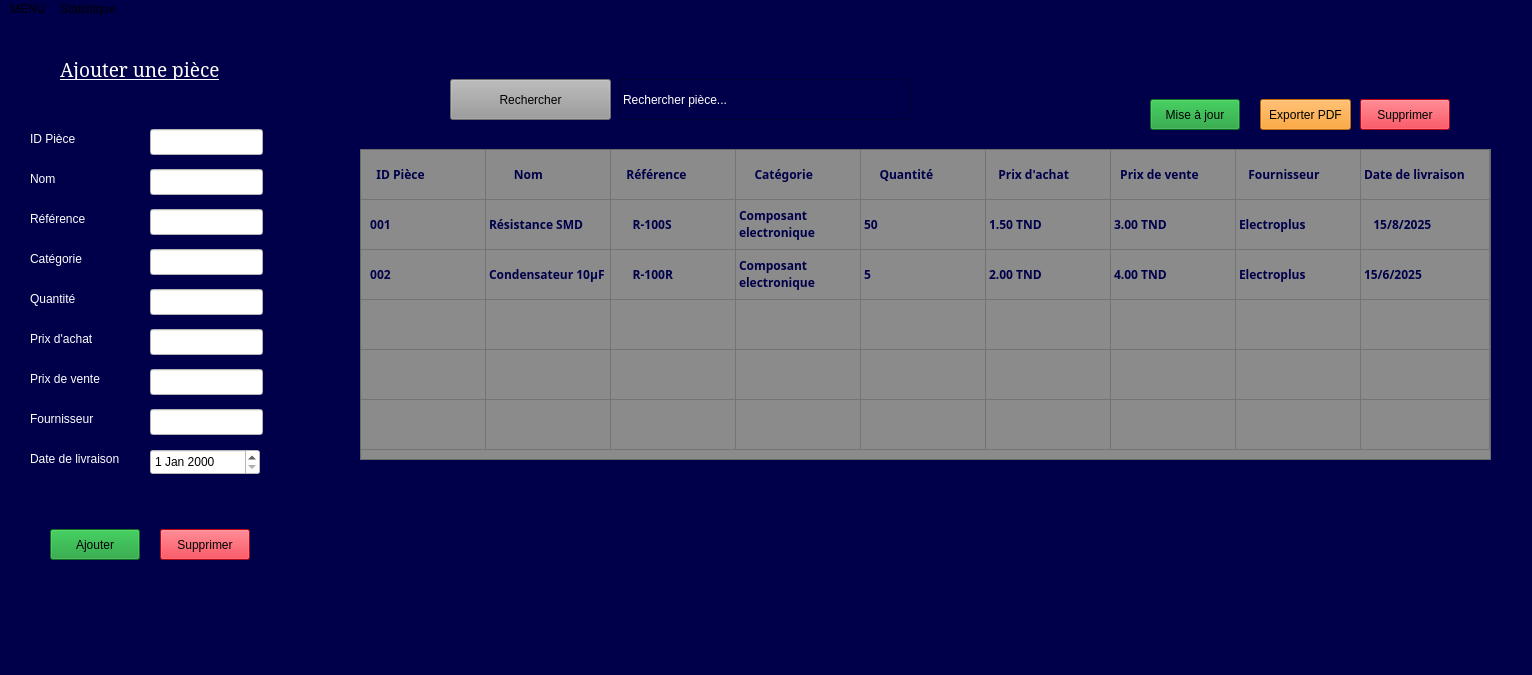
<?xml version="1.0" encoding="UTF-8"?>
<ui version="4.0">
 <class>MainWindow</class>
 <widget class="QMainWindow" name="MainWindow">
  <property name="geometry">
   <rect>
    <x>0</x>
    <y>0</y>
    <width>1532</width>
    <height>675</height>
   </rect>
  </property>
  <property name="windowTitle">
   <string>MainWindow</string>
  </property>
  <property name="styleSheet">
   <string notr="true">background-color: rgb(0, 0, 74);</string>
  </property>
  <widget class="QWidget" name="centralwidget">
   <widget class="QStackedWidget" name="stackedWidget">
    <property name="geometry">
     <rect>
      <x>0</x>
      <y>0</y>
      <width>1581</width>
      <height>621</height>
     </rect>
    </property>
    <property name="styleSheet">
     <string notr="true">alternate-background-color: rgb(0, 0, 209);</string>
    </property>
    <property name="currentIndex">
     <number>0</number>
    </property>
    <widget class="QWidget" name="page">
     <widget class="QLineEdit" name="lineEdit_9">
      <property name="geometry">
       <rect>
        <x>1580</x>
        <y>220</y>
        <width>131</width>
        <height>51</height>
       </rect>
      </property>
      <property name="styleSheet">
       <string notr="true">background-color: rgb(255, 0, 0);</string>
      </property>
      <property name="text">
       <string>Electroplus</string>
      </property>
     </widget>
     <widget class="QPushButton" name="pushButton_5">
      <property name="geometry">
       <rect>
        <x>450</x>
        <y>60</y>
        <width>161</width>
        <height>41</height>
       </rect>
      </property>
      <property name="styleSheet">
       <string notr="true">background-color: rgb(153, 153, 153);</string>
      </property>
      <property name="text">
       <string>Rechercher</string>
      </property>
     </widget>
     <widget class="QPushButton" name="pushButton_2">
      <property name="geometry">
       <rect>
        <x>1360</x>
        <y>80</y>
        <width>90</width>
        <height>31</height>
       </rect>
      </property>
      <property name="styleSheet">
       <string notr="true">background-color: rgb(253, 7, 27);</string>
      </property>
      <property name="text">
       <string>Supprimer</string>
      </property>
     </widget>
     <widget class="QLabel" name="label">
      <property name="geometry">
       <rect>
        <x>60</x>
        <y>40</y>
        <width>201</width>
        <height>21</height>
       </rect>
      </property>
      <property name="font">
       <font>
        <family>Constantia</family>
        <pointsize>14</pointsize>
        <bold>false</bold>
        <underline>true</underline>
       </font>
      </property>
      <property name="styleSheet">
       <string notr="true">color: rgb(255, 255, 255);</string>
      </property>
      <property name="text">
       <string>Ajouter une pièce</string>
      </property>
     </widget>
     <widget class="QPushButton" name="pushButton_3">
      <property name="geometry">
       <rect>
        <x>1650</x>
        <y>450</y>
        <width>131</width>
        <height>41</height>
       </rect>
      </property>
      <property name="styleSheet">
       <string notr="true">background-color: rgb(153, 153, 153);</string>
      </property>
      <property name="text">
       <string>Exporter PDF</string>
      </property>
     </widget>
     <widget class="QLabel" name="label_2">
      <property name="geometry">
       <rect>
        <x>30</x>
        <y>110</y>
        <width>71</width>
        <height>20</height>
       </rect>
      </property>
      <property name="styleSheet">
       <string notr="true">color: rgb(255, 255, 255);</string>
      </property>
      <property name="text">
       <string>ID Pièce</string>
      </property>
     </widget>
     <widget class="QLineEdit" name="lineEdit_10">
      <property name="geometry">
       <rect>
        <x>1700</x>
        <y>220</y>
        <width>131</width>
        <height>51</height>
       </rect>
      </property>
      <property name="styleSheet">
       <string notr="true">background-color: rgb(255, 0, 0);</string>
      </property>
      <property name="text">
       <string>15/6/2025</string>
      </property>
     </widget>
     <widget class="QLineEdit" name="lineEdit">
      <property name="geometry">
       <rect>
        <x>620</x>
        <y>60</y>
        <width>291</width>
        <height>41</height>
       </rect>
      </property>
      <property name="styleSheet">
       <string notr="true">color: rgb(255, 255, 255);</string>
      </property>
      <property name="text">
       <string>Rechercher pièce...</string>
      </property>
     </widget>
     <widget class="QTableWidget" name="tableWidget">
      <property name="geometry">
       <rect>
        <x>360</x>
        <y>130</y>
        <width>1131</width>
        <height>311</height>
       </rect>
      </property>
      <property name="font">
       <font>
        <family>PT Simple Ruled</family>
        <bold>true</bold>
       </font>
      </property>
      <property name="styleSheet">
       <string notr="true">color: rgb(0, 0, 74);
background-color: rgb(139, 139, 139);</string>
      </property>
      <property name="rowCount">
       <number>6</number>
      </property>
      <property name="columnCount">
       <number>9</number>
      </property>
      <attribute name="horizontalHeaderVisible">
       <bool>false</bool>
      </attribute>
      <attribute name="horizontalHeaderDefaultSectionSize">
       <number>125</number>
      </attribute>
      <attribute name="horizontalHeaderStretchLastSection">
       <bool>true</bool>
      </attribute>
      <attribute name="verticalHeaderVisible">
       <bool>false</bool>
      </attribute>
      <attribute name="verticalHeaderMinimumSectionSize">
       <number>50</number>
      </attribute>
      <row/>
      <row/>
      <row/>
      <row/>
      <row/>
      <row/>
      <column/>
      <column/>
      <column/>
      <column/>
      <column/>
      <column/>
      <column/>
      <column/>
      <column/>
      <item row="0" column="0">
       <property name="text">
        <string>    ID Pièce</string>
       </property>
      </item>
      <item row="0" column="1">
       <property name="text">
        <string>        Nom</string>
       </property>
      </item>
      <item row="0" column="2">
       <property name="text">
        <string>    Référence</string>
       </property>
      </item>
      <item row="0" column="3">
       <property name="text">
        <string>     Catégorie</string>
       </property>
      </item>
      <item row="0" column="4">
       <property name="text">
        <string>     Quantité</string>
       </property>
      </item>
      <item row="0" column="5">
       <property name="text">
        <string>   Prix d'achat</string>
       </property>
      </item>
      <item row="0" column="6">
       <property name="text">
        <string>  Prix de vente</string>
       </property>
      </item>
      <item row="0" column="7">
       <property name="text">
        <string>   Fournisseur</string>
       </property>
      </item>
      <item row="0" column="8">
       <property name="text">
        <string>Date de livraison</string>
       </property>
      </item>
      <item row="1" column="0">
       <property name="text">
        <string>  001</string>
       </property>
      </item>
      <item row="1" column="1">
       <property name="text">
        <string>Résistance SMD</string>
       </property>
      </item>
      <item row="1" column="2">
       <property name="text">
        <string>      R-100S</string>
       </property>
      </item>
      <item row="1" column="3">
       <property name="text">
        <string>Composant electronique</string>
       </property>
      </item>
      <item row="1" column="4">
       <property name="text">
        <string>50</string>
       </property>
      </item>
      <item row="1" column="5">
       <property name="text">
        <string>1.50 TND</string>
       </property>
      </item>
      <item row="1" column="6">
       <property name="text">
        <string>3.00 TND</string>
       </property>
      </item>
      <item row="1" column="7">
       <property name="text">
        <string>Electroplus</string>
       </property>
      </item>
      <item row="1" column="8">
       <property name="text">
        <string>   15/8/2025</string>
       </property>
      </item>
      <item row="2" column="0">
       <property name="text">
        <string>  002</string>
       </property>
      </item>
      <item row="2" column="1">
       <property name="text">
        <string>Condensateur 10µF</string>
       </property>
      </item>
      <item row="2" column="2">
       <property name="text">
        <string>      R-100R</string>
       </property>
      </item>
      <item row="2" column="3">
       <property name="text">
        <string>Composant electronique</string>
       </property>
      </item>
      <item row="2" column="4">
       <property name="text">
        <string>5</string>
       </property>
      </item>
      <item row="2" column="5">
       <property name="text">
        <string>2.00 TND</string>
       </property>
      </item>
      <item row="2" column="6">
       <property name="text">
        <string>4.00 TND</string>
       </property>
      </item>
      <item row="2" column="7">
       <property name="text">
        <string>Electroplus</string>
       </property>
      </item>
      <item row="2" column="8">
       <property name="text">
        <string>15/6/2025</string>
       </property>
      </item>
     </widget>
     <widget class="QLabel" name="label_3">
      <property name="geometry">
       <rect>
        <x>30</x>
        <y>150</y>
        <width>71</width>
        <height>20</height>
       </rect>
      </property>
      <property name="styleSheet">
       <string notr="true">color: rgb(255, 255, 255);</string>
      </property>
      <property name="text">
       <string>Nom</string>
      </property>
     </widget>
     <widget class="QLabel" name="label_4">
      <property name="geometry">
       <rect>
        <x>30</x>
        <y>190</y>
        <width>71</width>
        <height>20</height>
       </rect>
      </property>
      <property name="styleSheet">
       <string notr="true">color: rgb(255, 255, 255);</string>
      </property>
      <property name="text">
       <string>Référence</string>
      </property>
     </widget>
     <widget class="QLabel" name="label_5">
      <property name="geometry">
       <rect>
        <x>30</x>
        <y>230</y>
        <width>71</width>
        <height>20</height>
       </rect>
      </property>
      <property name="styleSheet">
       <string notr="true">color: rgb(255, 255, 255);</string>
      </property>
      <property name="text">
       <string>Catégorie</string>
      </property>
     </widget>
     <widget class="QLabel" name="label_6">
      <property name="geometry">
       <rect>
        <x>30</x>
        <y>270</y>
        <width>71</width>
        <height>20</height>
       </rect>
      </property>
      <property name="styleSheet">
       <string notr="true">color: rgb(255, 255, 255);</string>
      </property>
      <property name="text">
       <string>Quantité</string>
      </property>
     </widget>
     <widget class="QLabel" name="label_7">
      <property name="geometry">
       <rect>
        <x>30</x>
        <y>310</y>
        <width>81</width>
        <height>20</height>
       </rect>
      </property>
      <property name="styleSheet">
       <string notr="true">color: rgb(255, 255, 255);</string>
      </property>
      <property name="text">
       <string>Prix d'achat</string>
      </property>
     </widget>
     <widget class="QLabel" name="label_8">
      <property name="geometry">
       <rect>
        <x>30</x>
        <y>350</y>
        <width>91</width>
        <height>20</height>
       </rect>
      </property>
      <property name="styleSheet">
       <string notr="true">color: rgb(255, 255, 255);</string>
      </property>
      <property name="text">
       <string>Prix de vente</string>
      </property>
     </widget>
     <widget class="QLabel" name="label_9">
      <property name="geometry">
       <rect>
        <x>30</x>
        <y>390</y>
        <width>91</width>
        <height>20</height>
       </rect>
      </property>
      <property name="styleSheet">
       <string notr="true">color: rgb(255, 255, 255);</string>
      </property>
      <property name="text">
       <string>Fournisseur</string>
      </property>
     </widget>
     <widget class="QLabel" name="label_10">
      <property name="geometry">
       <rect>
        <x>30</x>
        <y>430</y>
        <width>111</width>
        <height>20</height>
       </rect>
      </property>
      <property name="styleSheet">
       <string notr="true">color: rgb(255, 255, 255);</string>
      </property>
      <property name="text">
       <string>Date de livraison</string>
      </property>
     </widget>
     <widget class="QLineEdit" name="lineEdit_11">
      <property name="geometry">
       <rect>
        <x>150</x>
        <y>110</y>
        <width>113</width>
        <height>26</height>
       </rect>
      </property>
      <property name="styleSheet">
       <string notr="true">background-color: rgb(255, 255, 255);</string>
      </property>
     </widget>
     <widget class="QLineEdit" name="lineEdit_12">
      <property name="geometry">
       <rect>
        <x>150</x>
        <y>150</y>
        <width>113</width>
        <height>26</height>
       </rect>
      </property>
      <property name="styleSheet">
       <string notr="true">background-color: rgb(255, 255, 255);</string>
      </property>
     </widget>
     <widget class="QLineEdit" name="lineEdit_13">
      <property name="geometry">
       <rect>
        <x>150</x>
        <y>190</y>
        <width>113</width>
        <height>26</height>
       </rect>
      </property>
      <property name="styleSheet">
       <string notr="true">background-color: rgb(255, 255, 255);</string>
      </property>
     </widget>
     <widget class="QLineEdit" name="lineEdit_14">
      <property name="geometry">
       <rect>
        <x>150</x>
        <y>230</y>
        <width>113</width>
        <height>26</height>
       </rect>
      </property>
      <property name="styleSheet">
       <string notr="true">background-color: rgb(255, 255, 255);</string>
      </property>
     </widget>
     <widget class="QLineEdit" name="lineEdit_15">
      <property name="geometry">
       <rect>
        <x>150</x>
        <y>270</y>
        <width>113</width>
        <height>26</height>
       </rect>
      </property>
      <property name="styleSheet">
       <string notr="true">background-color: rgb(255, 255, 255);</string>
      </property>
     </widget>
     <widget class="QLineEdit" name="lineEdit_16">
      <property name="geometry">
       <rect>
        <x>150</x>
        <y>310</y>
        <width>113</width>
        <height>26</height>
       </rect>
      </property>
      <property name="styleSheet">
       <string notr="true">background-color: rgb(255, 255, 255);</string>
      </property>
     </widget>
     <widget class="QLineEdit" name="lineEdit_17">
      <property name="geometry">
       <rect>
        <x>150</x>
        <y>350</y>
        <width>113</width>
        <height>26</height>
       </rect>
      </property>
      <property name="styleSheet">
       <string notr="true">background-color: rgb(255, 255, 255);</string>
      </property>
     </widget>
     <widget class="QLineEdit" name="lineEdit_18">
      <property name="geometry">
       <rect>
        <x>150</x>
        <y>390</y>
        <width>113</width>
        <height>26</height>
       </rect>
      </property>
      <property name="styleSheet">
       <string notr="true">background-color: rgb(255, 255, 255);</string>
      </property>
     </widget>
     <widget class="QDateEdit" name="dateEdit">
      <property name="geometry">
       <rect>
        <x>150</x>
        <y>430</y>
        <width>110</width>
        <height>26</height>
       </rect>
      </property>
      <property name="styleSheet">
       <string notr="true">background-color: rgb(255, 255, 255);</string>
      </property>
     </widget>
     <widget class="QPushButton" name="pushButton_8">
      <property name="geometry">
       <rect>
        <x>160</x>
        <y>510</y>
        <width>90</width>
        <height>31</height>
       </rect>
      </property>
      <property name="styleSheet">
       <string notr="true">background-color: rgb(253, 7, 27);</string>
      </property>
      <property name="text">
       <string>Supprimer</string>
      </property>
     </widget>
     <widget class="QPushButton" name="pushButton_4">
      <property name="geometry">
       <rect>
        <x>1150</x>
        <y>80</y>
        <width>90</width>
        <height>31</height>
       </rect>
      </property>
      <property name="styleSheet">
       <string notr="true">background-color: rgb(18, 153, 45);</string>
      </property>
      <property name="text">
       <string>Mise à jour</string>
      </property>
     </widget>
     <widget class="QPushButton" name="pushButton_9">
      <property name="geometry">
       <rect>
        <x>1260</x>
        <y>80</y>
        <width>91</width>
        <height>31</height>
       </rect>
      </property>
      <property name="styleSheet">
       <string notr="true">background-color: rgb(253, 145, 4);</string>
      </property>
      <property name="text">
       <string>Exporter PDF</string>
      </property>
     </widget>
     <widget class="QPushButton" name="pushButton_10">
      <property name="geometry">
       <rect>
        <x>50</x>
        <y>510</y>
        <width>90</width>
        <height>31</height>
       </rect>
      </property>
      <property name="styleSheet">
       <string notr="true">background-color: rgb(18, 153, 45);</string>
      </property>
      <property name="text">
       <string>Ajouter</string>
      </property>
     </widget>
    </widget>
    <widget class="QWidget" name="page_2"/>
   </widget>
  </widget>
  <widget class="QMenuBar" name="menubar">
   <property name="geometry">
    <rect>
     <x>0</x>
     <y>0</y>
     <width>1532</width>
     <height>26</height>
    </rect>
   </property>
   <property name="palette">
    <palette>
     <active>
      <colorrole role="Button">
       <brush brushstyle="SolidPattern">
        <color alpha="255">
         <red>0</red>
         <green>0</green>
         <blue>74</blue>
        </color>
       </brush>
      </colorrole>
      <colorrole role="Text">
       <brush brushstyle="SolidPattern">
        <color alpha="255">
         <red>255</red>
         <green>255</green>
         <blue>255</blue>
        </color>
       </brush>
      </colorrole>
      <colorrole role="Base">
       <brush brushstyle="SolidPattern">
        <color alpha="255">
         <red>0</red>
         <green>0</green>
         <blue>74</blue>
        </color>
       </brush>
      </colorrole>
      <colorrole role="Window">
       <brush brushstyle="SolidPattern">
        <color alpha="255">
         <red>0</red>
         <green>0</green>
         <blue>74</blue>
        </color>
       </brush>
      </colorrole>
     </active>
     <inactive>
      <colorrole role="Button">
       <brush brushstyle="SolidPattern">
        <color alpha="255">
         <red>0</red>
         <green>0</green>
         <blue>74</blue>
        </color>
       </brush>
      </colorrole>
      <colorrole role="Text">
       <brush brushstyle="SolidPattern">
        <color alpha="255">
         <red>255</red>
         <green>255</green>
         <blue>255</blue>
        </color>
       </brush>
      </colorrole>
      <colorrole role="Base">
       <brush brushstyle="SolidPattern">
        <color alpha="255">
         <red>0</red>
         <green>0</green>
         <blue>74</blue>
        </color>
       </brush>
      </colorrole>
      <colorrole role="Window">
       <brush brushstyle="SolidPattern">
        <color alpha="255">
         <red>0</red>
         <green>0</green>
         <blue>74</blue>
        </color>
       </brush>
      </colorrole>
     </inactive>
     <disabled>
      <colorrole role="Button">
       <brush brushstyle="SolidPattern">
        <color alpha="255">
         <red>0</red>
         <green>0</green>
         <blue>74</blue>
        </color>
       </brush>
      </colorrole>
      <colorrole role="Base">
       <brush brushstyle="SolidPattern">
        <color alpha="255">
         <red>0</red>
         <green>0</green>
         <blue>74</blue>
        </color>
       </brush>
      </colorrole>
      <colorrole role="Window">
       <brush brushstyle="SolidPattern">
        <color alpha="255">
         <red>0</red>
         <green>0</green>
         <blue>74</blue>
        </color>
       </brush>
      </colorrole>
     </disabled>
    </palette>
   </property>
   <widget class="QMenu" name="menuMENU">
    <property name="title">
     <string>MENU</string>
    </property>
    <addaction name="actionHOME"/>
    <addaction name="actionCLIENTS"/>
    <addaction name="actionEmploy_s"/>
    <addaction name="actionStock"/>
    <addaction name="actionAppareils"/>
   </widget>
   <widget class="QMenu" name="menuStatistique">
    <property name="title">
     <string>Statistique</string>
    </property>
    <addaction name="actionID"/>
   </widget>
   <addaction name="menuMENU"/>
   <addaction name="menuStatistique"/>
  </widget>
  <widget class="QStatusBar" name="statusbar"/>
  <action name="actionHOME">
   <property name="text">
    <string>HOME</string>
   </property>
  </action>
  <action name="actionCLIENTS">
   <property name="text">
    <string>Clients</string>
   </property>
  </action>
  <action name="actionEmploy_s">
   <property name="text">
    <string>Employés</string>
   </property>
  </action>
  <action name="actionStock">
   <property name="text">
    <string>Stock</string>
   </property>
  </action>
  <action name="actionAppareils">
   <property name="text">
    <string>Appareils</string>
   </property>
  </action>
  <action name="actionID">
   <property name="text">
    <string>ID</string>
   </property>
  </action>
 </widget>
 <resources/>
 <connections/>
</ui>
